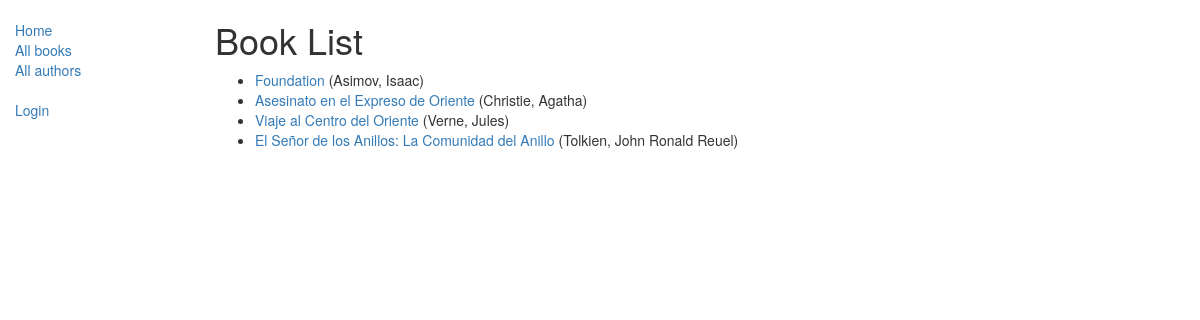
/catalog/books/, run on the app's committed database.
### catalog/models.py (models this page shows, shortened)
class Book(models.Model):
    title = models.CharField(max_length=200)
    author = models.ForeignKey('Author', on_delete=models.SET_NULL, null=True)
    summary = models.TextField(max_length=1000, help_text="Ingrese una breve descripción del libro")
    genre = models.ManyToManyField(Genre, help_text="Seleccione un genero para este libro")
    isbn = models.CharField('ISBN', max_length=13, unique=True, help_text='13 Character <a href="https://www.isbn-international.org/content/what-isbn">ISBN number</a>*Si no se proporciona un ISBN, se generará uno aleatoriamente de 13 dígitos.*', default=''.join([str(random.randint(0, 9)) for _ in range(13)]))
    language = models.ForeignKey('Language', on_delete=models.SET_NULL, null=True)
    def display_genre(self):
        return ', '.join([ genre.name for genre in self.genre.all()[:3] ])
    display_genre.short_description = 'Genre'
    def get_absolute_url(self):
        return reverse('book-detail', args=[str(self.id)])

class Author(models.Model):
    first_name = models.CharField(max_length=100)
    last_name = models.CharField(max_length=100)
    date_of_birth = models.DateField(null=True, blank=True)
    date_of_death = models.DateField('died', null=True, blank=True)
    def __str__(self):
        return '%s, %s' % (self.last_name, self.first_name)

### catalog/views.py (the view)
# urls.py: path('books/', views.BookListView.as_view(), name='books'),
class BookListView(generic.ListView):
    model = Book
    paginate_by = 10

### catalog/templates/catalog/book_list.html (shortened to what this page needs)
{% extends "base_generic.html" %}
{% block content %}
    <h1>Book List</h1>
    {% if book_list %}
    <ul>
      {% for book in book_list %}
      <li>
        <a href="{{ book.get_absolute_url }}">{{ book.title }}</a> ({{book.author}})
      </li>
      {% endfor %}
    </ul>
    {% else %}
      <p>There are no books in the library.</p>
    {% endif %}
{% endblock %}

### data on the page
Book: title "Foundation", author "Asimov, Isaac"
Book: title "Asesinato en el Expreso de Oriente", author "Christie, Agatha"
Book: title "Viaje al Centro del Oriente", author "Verne, Jules"
Book: title "El Señor de los Anillos: La Comunidad del Anillo", author "Tolkien, John Ronald Reuel"
